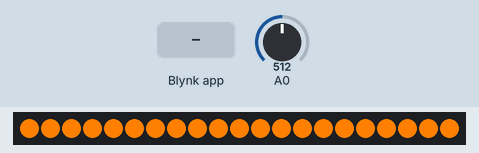
Recording of a sketch running on a simulated ESP8266 (NodeMCU). Shown: 21 RGB LEDs in strip order, left to right. Inputs (shaded band) come from the test bench; at power-on: A0 = 512. Dim RGB values are drawn brighter than linear; WiFi joins after 1.5 s; servers stay silent unless stated.

Above: at 4.28 s.
5.1 s: A0 set to 45
6.6 s: A0 set to 36
At 6.6 s:
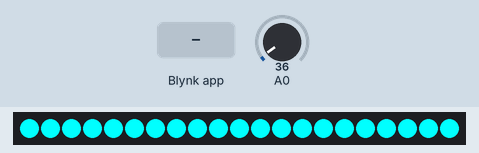
8.1 s: Blynk app writes 1 to V1
At 10.46 s:
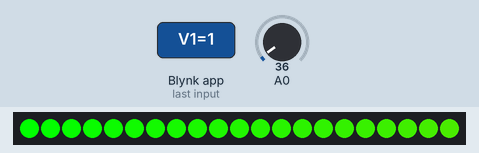
14.1 s: Blynk app writes 1 to V4
At 16.5 s:
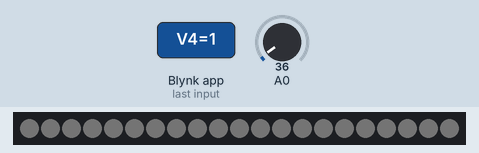
Timing chart, 0 to 18.0 s (numbered marks = the images above; inputs shaded):
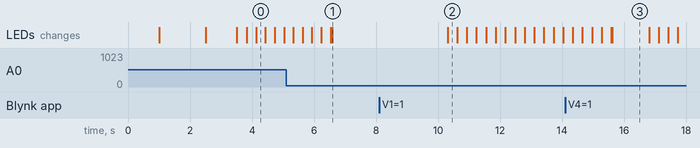

The sketch:

moodLampSPJIMR.ino
```cpp
#include <ArduinoOTA.h>
#include <ESP8266WiFi.h>
#include <BlynkSimpleEsp8266.h>
#include <NeoPixelBus.h>
#include <DNSServer.h>
#include <ESP8266WebServer.h>
#include <WiFiManager.h>         //https://github.com/tzapu/WiFiManager
#include <EEPROM.h>
#include <TimeLib.h>
BlynkTimer timer;
BlynkTimer timer1;
const uint16_t PixelCount = 21; // this example assumes 4 pixels, making it smaller will cause a failure
const uint8_t PixelPin = 4;  // make sure to set this to the correct pin, ignored for Esp8266
NeoPixelBus<NeoGrbFeature, NeoEsp8266Uart800KbpsMethod> strip(PixelCount, PixelPin);
int red;
int blue;
int green;
char auth[] = "ba482bd93294469a827f8f663d3f6401";
char ssid[] = "New Curiosity Gym";
char pass[] = "CuriosityTwinkle";
typedef struct{
  int r;
  int g;
  int b;
}rgb;
int count;
int rainbow=0;
boolean rainbowOff = false;
// Input a value 0 to 255 to get a color value.
// The colours are a transition r - g - b - back to r.
rgb Wheel(byte WheelPos) {
  //int a,b,c;
  rgb rgb1;
  if(WheelPos < 85) {
     rgb1 = {WheelPos * 3, 255 - WheelPos * 3, 0};
    return rgb1;
   //return strip.Color(WheelPos * 3, 255 - WheelPos * 3, 0);
  } else if(WheelPos < 170) {
   WheelPos -= 85;
   rgb1 ={255 - WheelPos * 3,0, WheelPos * 3};
    return rgb1;
  // return strip.Color(255 - WheelPos * 3, 0, WheelPos * 3);
  } else {
   WheelPos -= 170;
   rgb1={0, WheelPos * 3, 255 - WheelPos * 3};
    return rgb1;
//   return strip.Color(0, WheelPos * 3, 255 - WheelPos * 3);
  }
}

BLYNK_WRITE(V1)
{

   rainbow = param.asInt(); // assigning incoming value from pin V1 to a variable

}
void rainbowFade()
    {
      strip.Begin();
      strip.Show();
      if(rainbow == 1)
        {
          uint16_t i, j;

               for(j=0; j<256; j++)
                  {
                   for(i=0; i<PixelCount; i++)
                      {
                        rgb rgb1 = Wheel((i+j) & 255);
                        strip.SetPixelColor(i, RgbColor(rgb1.r, rgb1.g, rgb1.b));
                      }
                   strip.Show();
                   delay(20);
                  }

             rainbowOff = true;
        }

     if(rainbow == 0 && rainbowOff == true)
       {
        for (int i=0; i < PixelCount; i++) {
        strip.SetPixelColor(i,RgbColor(0,0,0));}
        strip.Show();
        rainbowOff = false;
       }
    }
BLYNK_WRITE(V4)
{
   strip.Begin();
    strip.Show();
  red = param[0].asInt();
  green = param[1].asInt();
  blue = param[2].asInt();
  for (int i = 0; i < PixelCount; i++)
      {
        strip.SetPixelColor(i,RgbColor(red,green,blue));
       }
        strip.Show();

 }
void tapSensor()
    {
      int sensorValue = analogRead(A0);
      // Blynk.virtualWrite(V6, sensorValue);
      if(sensorValue > 40)
        {
          count++;
       // }
          //Serial.print("COUNT: ");
          //Serial.println(count);
          switch(count){
               case 1:
                   for (int i=0; i < PixelCount; i++) {
                       strip.SetPixelColor(i,RgbColor(255,0,0));
                      }
                     strip.Show();
                     break;
               case 2:
                   for (int i=0; i < PixelCount; i++) {
                       strip.SetPixelColor(i,RgbColor(0,255,0));
                      }
                     strip.Show();
                     break;
               case 3:
                   for (int i=0; i < PixelCount; i++) {
                       strip.SetPixelColor(i,RgbColor(0,255,255));
                      }
                     strip.Show();
                     break;
               case 4:

                      for (int i=0; i < PixelCount; i++) {
                       strip.SetPixelColor(i,RgbColor(255,128,0));
                      }
                     strip.Show();
                     break;
               case 5:
                   for (int i=0; i < PixelCount; i++) {
                       strip.SetPixelColor(i,RgbColor(0,255,128));
                      }
                     strip.Show();
                     break;
               case 6:
                   for (int i=0; i < PixelCount; i++) {
                       strip.SetPixelColor(i,RgbColor(255,255,0));
                      }
                     strip.Show();
                     break;

               case 7:
                   for (int i=0; i < PixelCount; i++) {
                       strip.SetPixelColor(i,RgbColor(0,0,255));
                      }
                     strip.Show();
                     break;
               case 8:
                   for (int i=0; i < PixelCount; i++) {
                       strip.SetPixelColor(i,RgbColor(255,255,255));
                      }
                     strip.Show();
                     break;

          }
       //  Blynk.virtualWrite(V5, count);
         //Blynk.virtualWrite(V6, sensorValue);
        }

      if(count>8)
        {
          count=0;
          for (int i=0; i < PixelCount; i++) {
          strip.SetPixelColor(i,RgbColor(0,0,0));
        }
        strip.Show();
  }
     }

void setup() {
  strip.Begin();
    strip.Show();
    for (int i=0; i < PixelCount; i++) {
        strip.SetPixelColor(i,RgbColor(255,0,0));}
        strip.Show();
        delay(1000);
    for (int i=0; i < PixelCount; i++) {
        strip.SetPixelColor(i,RgbColor(0,0,0));}
        strip.Show();
    WiFiManager wifiManager;
  // wifiManager.resetSettings();
     wifiManager.autoConnect("CG Mood Lamp");
    // Serial.println("connected...yeey :)");
    /// Serial.println( WiFi.SSID().c_str());
     //Serial.println(WiFi.psk().c_str());
    //String ssid1 = WiFi.SSID().c_str();
    wifiManager.setConfigPortalTimeout(180);  // after 3 minutes try to autoconnect again
    for (int i=0; i < PixelCount; i++) {
        strip.SetPixelColor(i,RgbColor(0,255,0));}
        strip.Show();
        delay(1000);
    for (int i=0; i < PixelCount; i++) {
        strip.SetPixelColor(i,RgbColor(0,0,0));}
        strip.Show();
 // Blynk.begin(auth, ssid, pass);
  Blynk.config(auth);
  while (Blynk.connect() == false) {}
  //ArduinoOTA.setHostname("xxxxxxx"); // OPTIONAL
   timer.setInterval(6500L, rainbowFade);
   timer.setInterval(25L, tapSensor);
  ArduinoOTA.begin();
}


void loop() {
  Blynk.run();
  timer.run();
 // timer1.run();
  ArduinoOTA.handle();
}
```

Measured:
- the behaviour switches between 41 and 40 on A0 (found by bisection; images 0 and 1)
- after the input at 6.6 s, every drawn part: stays the same
- after the input at 8.1 s, the LEDs: change after 2.2 s (image 2)
- after the input at 14.1 s, the LEDs: first differ from a run without the input after 1.5 s (image 3)
